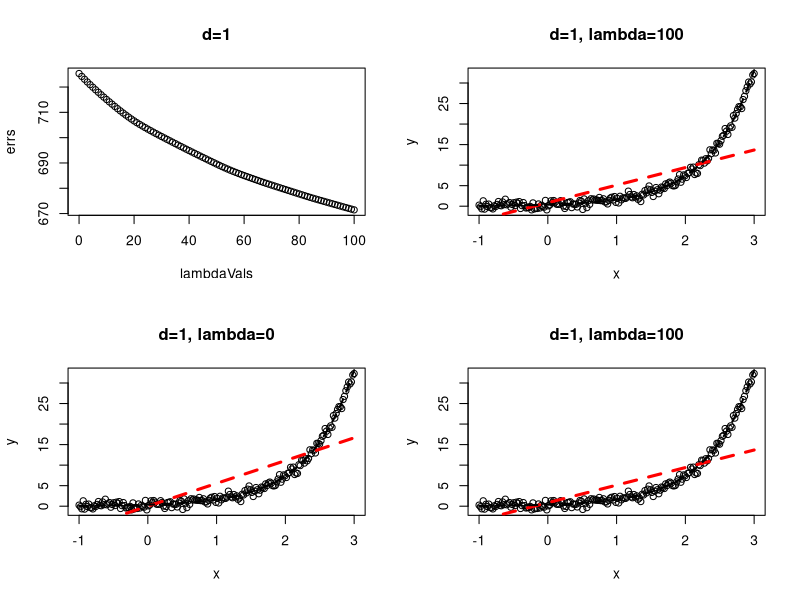
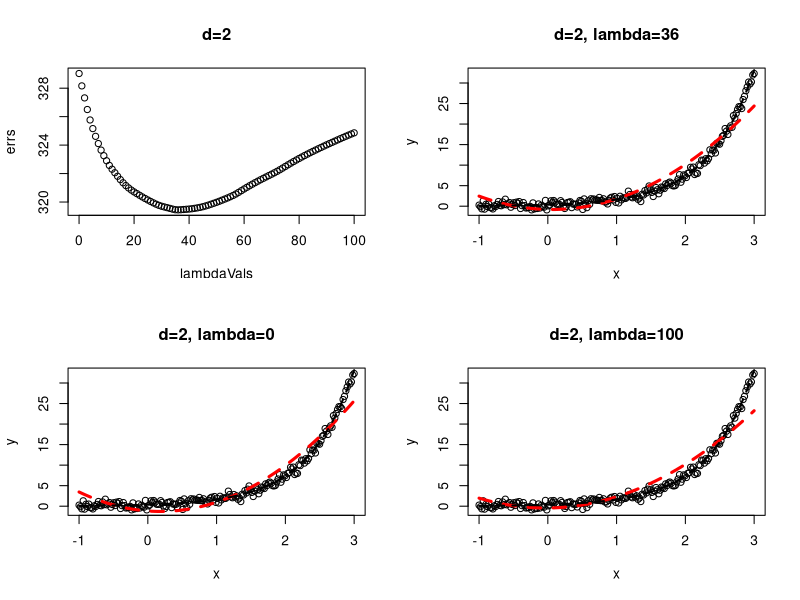
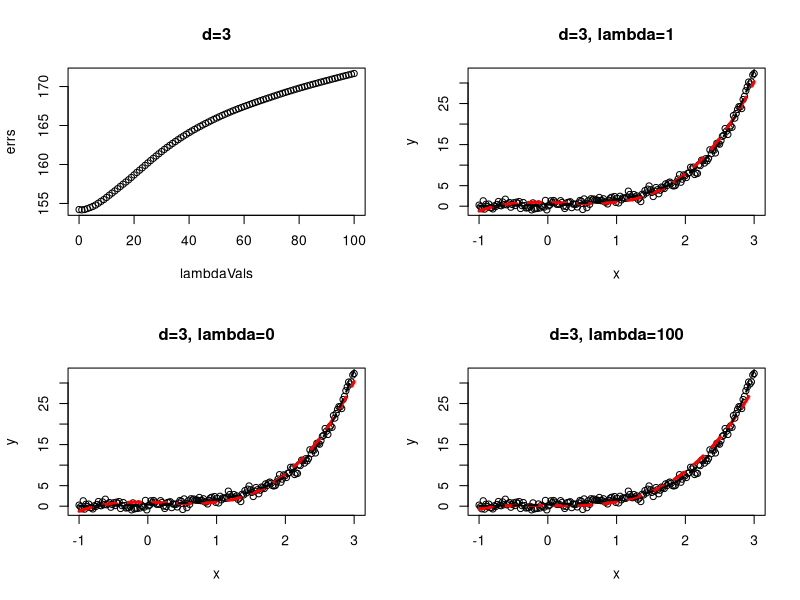
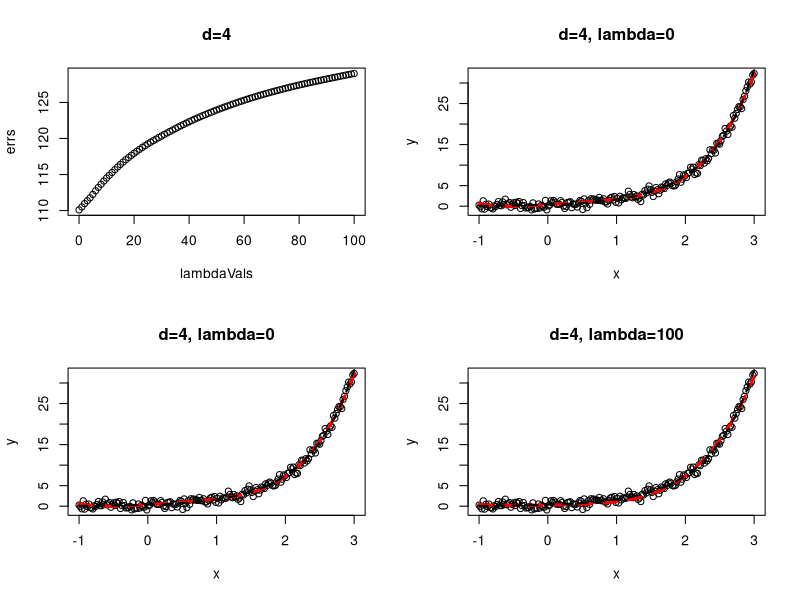
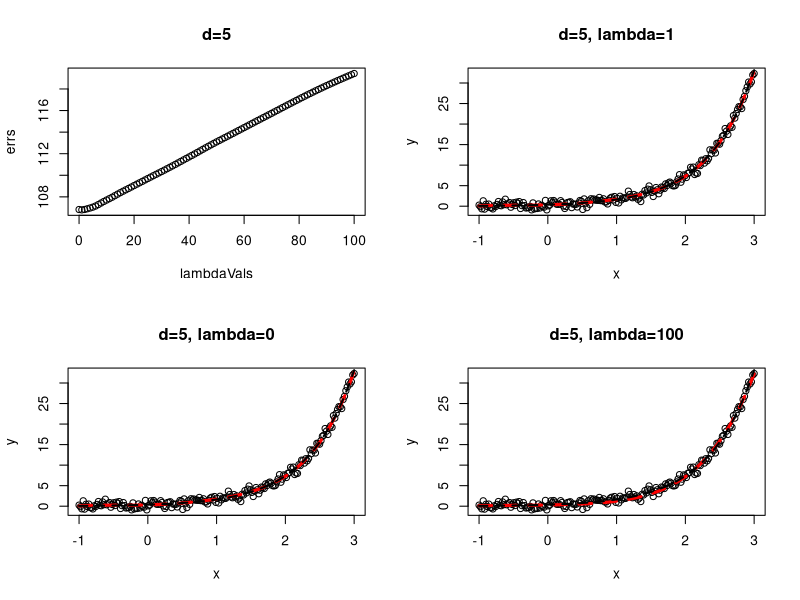

R code for these plots, in order: (Note: a time limit stopped this script after it produced the figures.)

# Generate the data
n = 200
xs = seq(-1,3, length.out=n)
ys = exp(1.5*xs - 1) + rnorm(n, 0, 0.64)

# # Choose default hyperparameters (max degree of feature transform, deg, and regularization coefficient, lambda)
# deg    = 7
# m      = deg+1
# lambda = 4


#' Perform feature transformation of input data x
#'
#' @param x input data
#' @param d maximum degree of feature transform
#'
#' @return transformed data x
phi <- function(x, d=deg){
  phiX = matrix(NA, nrow=length(x), ncol=d+1)
  for(i in 1:length(x)){
    row = rep(x[i], d+1)
    for (j in 0:d){
      row[j+1] = row[j+1]**j
    }
    phiX[i, ] = row
  }
  return(phiX)
}

#' Find regularized least-squares weights
#'
#' @param X input values
#' @param y target values
#' @param regcoeff regularization coefficient
#'
#' @return vector of optimal weights
fit <- function(X, y, regcoeff=lambda){
  w <- solve(t(X) %*% X + diag(regcoeff, dim(X)[2], dim(X)[2])) %*% t(X) %*% y
  return(w)
}

#' Calculate the predicted output value for a single input x using weights w
#'
#' @param x input value
#' @param w weights
#'
#' @return predicted output
predict <- function(x, w){
  y = 0
  for (i in 0:length(w)-1){
    y = y + w[i+1] * (x**i)
  }
  return(y)
}

#' Compute mean CV error (leave-one-out CV)
#'
#' @param xs input values
#' @param ys target values
#' @param deg maximum degree of feature transform
#' @param lambda regularization coefficient
#'
#' @return mean CV error
crossValidation <- function(xs=xs, ys=ys, deg=deg, lambda=lambda){
  err = 0
  for (i in 1:length(xs)){
    phiX = phi(xs[-i], deg)
    w = fit(phiX, ys[-i], lambda)
    predYs = phiX %*% w
    err = err + norm(ys[-i]-predYs)
  }
  return(err/length(xs))
}

findOptimumDegAndLambda <- function(xs, ys, dValues=1:8, lambdaVals=0:100, verbose=TRUE){
  optErr = Inf
  optLambda = NA
  optD = NA
  
  if(verbose){
    print("deg      lambda  err")
  }
  
  for(d in dValues){
    errs = c()
    
    optErrTemp = Inf
    optLambdaTemp = NA
    
    for(lambda in lambdaVals){
      err = crossValidation(xs, ys, d, lambda)
      errs = c(errs, err)
      if(verbose){
        # sprintf("lambda=%.4f, err=%.4f", lambda, err)
        print(c(d, lambda, err))
      }
      if (err < optErr){
        optErr = err
        optLambda = lambda
        optD = d
      }
      if (err < optErrTemp){
        optErrTemp = err
        optLambdaTemp= lambda
      }
    }
    par(mfrow=c(2,2))
    plot(lambdaVals, errs, main=sprintf("d=%s", d))
    
    for (l in c(optLambdaTemp, lambdaVals[1], lambdaVals[length(lambdaVals)])){
      wForNow = fit(phi(xs, d), ys, l)
      
      
      predictGivenW <- function(x){
        return(phi(x, d) %*% wForNow)
      }
      
      plot(xs, ys, xlab="x", ylab="y", main=sprintf("d=%s, lambda=%s", d, l))#
      curve(predictGivenW, add=TRUE, col="red", lty=2, lwd=3)
      curve(exp(1.5*x -1), add=TRUE, lty=2, lwd=2)
      
    }
    
    # plotVsTrue(xs, ys, fit(phi(xs, d), ys, 68))
    my.name <- readline(prompt="next?")
  }
  return(c(d, optLambda))
}
# phiX = phi(xs, deg)
# w = fit(phiX, ys, lambda)


plotVsTrue <- function(xs, ys, w, sd=NA, title=""){
  par(mfrow=c(1,1))
  d = length(w)-1
  predictGivenW <- function(x){
    return(phi(x, d) %*% w)
  }
  
  predictGivenWPlusSd <- function(x){
    return((phi(x, d) %*% w) + sd)
  }
  predictGivenWMinusSd <- function(x){
    return((phi(x, d) %*% w) - sd)
  }
  
  plot(xs, ys, xlab="x", ylab="y", main=title)
  curve(exp(1.5*x -1), add=TRUE, lty=2, lwd=4)
  curve(predictGivenW, add=TRUE, col="red", lwd=2)
  # curve(phi(x)%*%w, add=TRUE, col="red", lwd=2)
  
  # Add standard deviation 'tube'
  if (!is.na(sd)){
    curve(predictGivenWPlusSd, add=TRUE, col="red", lty=2, lwd=2)
    curve(predictGivenWMinusSd, add=TRUE, col="red", lty=2, lwd=2)
  }
  
  legend("topleft", legend=c("True", "Prediction"),
         col=c("black", "red"), lty=c(2,1), cex=0.8)
  # lines(xs, phiX%*%w, col="red", lwd=2)
}

# Find optimal parameters
params = findOptimumDegAndLambda(xs, ys, verbose=FALSE)
deg    = params[1]
lambda = params[2]
# print(sprintf("optimum d=%s, lambda=%s", deg, lambda))

phiX = phi(xs, deg)
w = fit(phiX, ys, lambda)
predYs = phiX %*% w
variance = norm(ys - predYs)/(n-1)

# Find percentage of data points within 1 SD of prediction
diffs = abs(predYs - ys) - sqrt(variance)
count = length(diffs[diffs < 0])
print(sprintf("Total percentage of data points within the 1SD 'tube': %s", 100*count/length(xs)))

plotVsTrue(xs, ys, w, sqrt(variance), title=sprintf("optimum d=%s, lambda=%s", deg, lambda))
